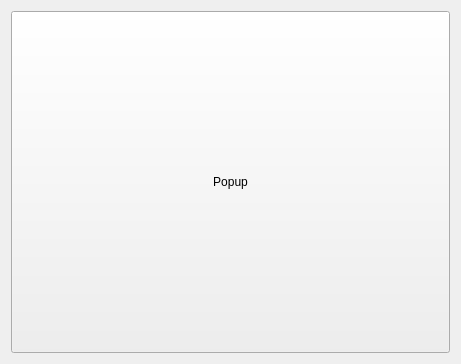
<?xml version="1.0" encoding="UTF-8"?>
<ui version="4.0">
 <class>Form</class>
 <widget class="QWidget" name="Form">
  <property name="geometry">
   <rect>
    <x>0</x>
    <y>0</y>
    <width>461</width>
    <height>364</height>
   </rect>
  </property>
  <property name="sizePolicy">
   <sizepolicy hsizetype="Expanding" vsizetype="Expanding">
    <horstretch>0</horstretch>
    <verstretch>0</verstretch>
   </sizepolicy>
  </property>
  <property name="windowTitle">
   <string>Form</string>
  </property>
  <layout class="QVBoxLayout" name="verticalLayout">
   <item>
    <widget class="QPushButton" name="button2">
     <property name="sizePolicy">
      <sizepolicy hsizetype="Expanding" vsizetype="Expanding">
       <horstretch>0</horstretch>
       <verstretch>0</verstretch>
      </sizepolicy>
     </property>
     <property name="text">
      <string>Popup</string>
     </property>
    </widget>
   </item>
  </layout>
 </widget>
 <resources/>
 <connections/>
</ui>
